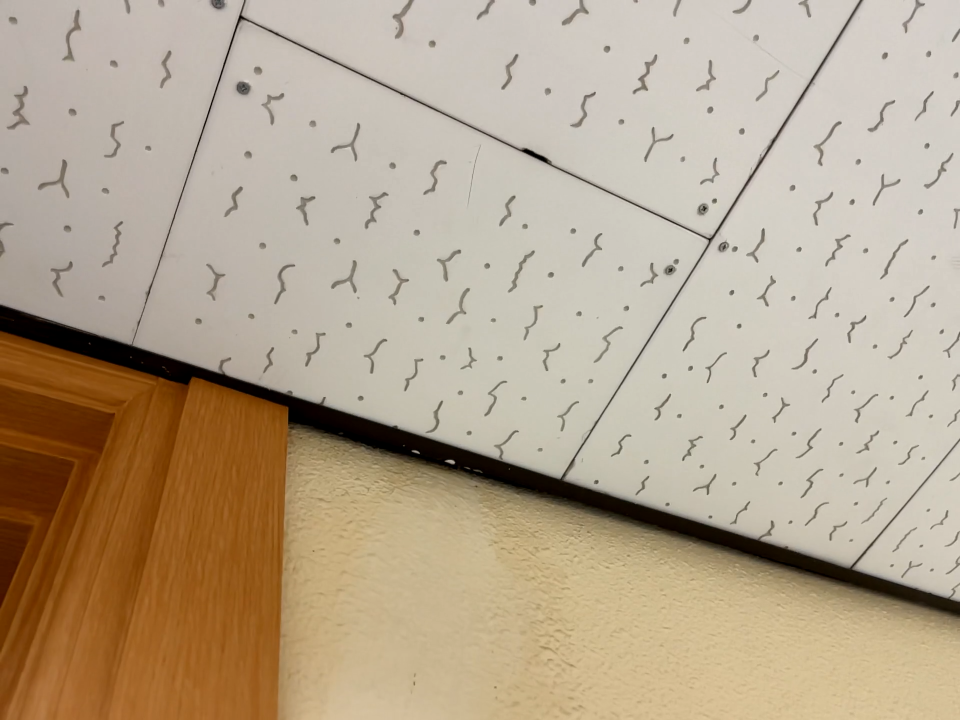
%> input picture plane_line_MH_compare/222_color.png, 1920 x 1440 px (shown at 1/2 size)
$ octave plane_Iphone.m   (GNU Octave 9; MATLAB toolbox functions it lacks are replaced by stand-ins)
%> lines starting %> are read from the running program, lines starting %| are printed output that depends on the picture
%> further down, imageCurforLine is the input picture: size 1440x1920x3 uint8; mean R, G, B 182, 165.2, 142.1
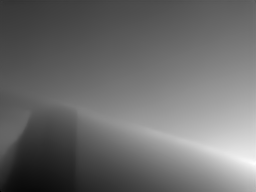
%> input picture plane_line_MH_compare/222.png, 256 x 192 px
%> further down, depthCur is the input picture: size 192x256 uint16; min 251, max 752, mean 463.9
### plane_line_MH_compare/estimateSurfaceNormalGradient_iphone.m
function [surfaceNormalVector, surfacePixelPoint] = estimateSurfaceNormalGradient_astra(depthCur, K)
%> called with K = [1504.6 0 951.3; 0 1504.6 730.4; 0 0 1]

% assign current image pyramid

cellsize = 1;
minDepth = 0.01;
maxDepth = 1.5;


%% depth image smoothing

% remove extreme depth values
rawDepthCur = depthCur;
rawDepthCur(rawDepthCur < minDepth | rawDepthCur > maxDepth) = -1000;
rawDepthCur(rawDepthCur == -1000) = 0;

% [7 lines of commented-out code are left out]
depthMapFiltered = rawDepthCur;


%% normal vectors and pixel points of each cell

% assign current camera parameters
depthMap = depthMapFiltered;
imageHeight = size(depthMap, 1);
%> imageHeight = 192
imageWidth = size(depthMap, 2);
%> imageWidth = 256


% recover 3D coordinates
vertexMap = zeros(imageHeight, imageWidth, 3);
[u, v] = meshgrid(((1:imageWidth)-1), ((1:imageHeight)-1));  % for zero-based index like librealsense
vertexMap(:,:,1) = (u-K(1,3)).*depthMap/K(1,1);
vertexMap(:,:,2) = (v-K(2,3)).*depthMap/K(2,2);
vertexMap(:,:,3) = depthMap;


% tangential vectors of each point
tangeMask = zeros(imageHeight, imageWidth, 1);
uTangeMap = zeros(imageHeight, imageWidth, 3);
vTangeMap = zeros(imageHeight, imageWidth, 3);
for v = 2:(imageHeight-1)
    for u = 2:(imageWidth-1)

        % x and y index
        uNext = u+1;
        uPrev = u-1;
        vNext = v+1;
        vPrev = v-1;

        % test surrounding depth values
        testCenter = vertexMap(v,u,3);
        testLeft = vertexMap(v,uPrev,3);
        testRight = vertexMap(v,uNext,3);
        testUp = vertexMap(vPrev,u,3);
        testDown = vertexMap(vNext,u,3);
        testValues = [testCenter; testLeft; testRight; testUp; testDown];

        validIdx = (testValues >= minDepth) & (testValues <= maxDepth);
        if (sum(validIdx) == 5)
            tangeMask(v,u) = 1;

            % tangential vectors
            uTangeMap(v,u,:) = vertexMap(v,uNext,:) - vertexMap(v,uPrev,:);
            vTangeMap(v,u,:) = vertexMap(vNext,u,:) - vertexMap(vPrev,u,:);
        end
    end
end
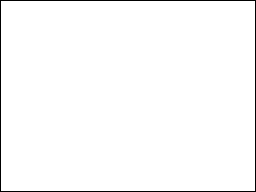
%> tangeMask: size 192x256 double; values 0 (black) and 1 (white), 98.2% white; black in thin lines or dots
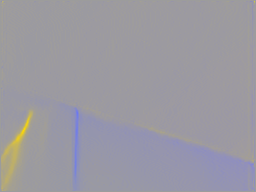
%> uTangeMap: size 192x256x3 double; mean R, G, B -0.000133, -0.000572, 0.00141; drawn with min black and max white
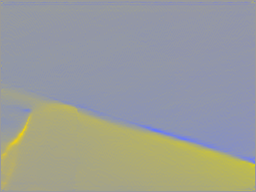
%> vTangeMap: size 192x256x3 double; mean R, G, B 0.000102, 0.000561, -0.000124; drawn with min black and max white


% integral images of tangential vectors
uTangeIntegral = zeros(size(uTangeMap));
vTangeIntegral = zeros(size(vTangeMap));
for k = 1:3
    uTangeTemp = integralImage(uTangeMap(:,:,k));
    uTangeIntegral(:,:,k) = uTangeTemp(2:end,2:end);

    vTangeTemp = integralImage(vTangeMap(:,:,k));
    vTangeIntegral(:,:,k) = vTangeTemp(2:end,2:end);
end
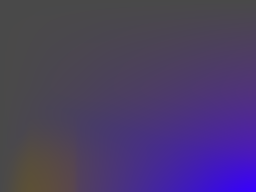
%> uTangeIntegral: size 192x256x3 double; mean R, G, B 0.7, -4.9, 11.3; drawn with min black and max white
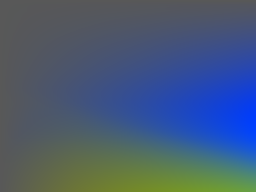
%> vTangeIntegral: size 192x256x3 double; mean R, G, B -6.5, 1.2, 11.8; drawn with min black and max white
tangeMaskIntegralTemp = integralImage(tangeMask);
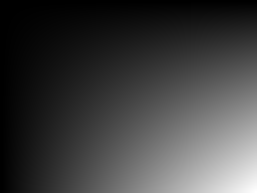
%> tangeMaskIntegralTemp: size 193x257 double; min 0, max 48260, mean 12065; drawn with min black and max white
tangeMaskIntegral = tangeMaskIntegralTemp(2:end,2:end);


% surface normal vectors with cross product
surfaceNormalVector = zeros(3, imageHeight*imageWidth);
surfacePixelPoint = zeros(2, imageHeight*imageWidth);
cellCount = 0;
for v = (cellsize+1):imageHeight
    for u = (cellsize+1):imageWidth

        if (tangeMask(v,u) == 1)

            % average tangential vectors
            numPts = tangeMaskIntegral(v,u) - tangeMaskIntegral(v-cellsize,u) - tangeMaskIntegral(v,u-cellsize) + tangeMaskIntegral(v-cellsize,u-cellsize);
            uVector = [uTangeIntegral(v,u,1) - uTangeIntegral(v-cellsize,u,1) - uTangeIntegral(v,u-cellsize,1) + uTangeIntegral(v-cellsize,u-cellsize,1);
                uTangeIntegral(v,u,2) - uTangeIntegral(v-cellsize,u,2) - uTangeIntegral(v,u-cellsize,2) + uTangeIntegral(v-cellsize,u-cellsize,2);
                uTangeIntegral(v,u,3) - uTangeIntegral(v-cellsize,u,3) - uTangeIntegral(v,u-cellsize,3) + uTangeIntegral(v-cellsize,u-cellsize,3)] ./ numPts;
            vVector = [vTangeIntegral(v,u,1) - vTangeIntegral(v-cellsize,u,1) - vTangeIntegral(v,u-cellsize,1) + vTangeIntegral(v-cellsize,u-cellsize,1);
                vTangeIntegral(v,u,2) - vTangeIntegral(v-cellsize,u,2) - vTangeIntegral(v,u-cellsize,2) + vTangeIntegral(v-cellsize,u-cellsize,2);
                vTangeIntegral(v,u,3) - vTangeIntegral(v-cellsize,u,3) - vTangeIntegral(v,u-cellsize,3) + vTangeIntegral(v-cellsize,u-cellsize,3)] ./ numPts;

            % local surface normal vector
            cellCount = cellCount + 1;

            normalVector = zeros(3,1);
            normalVector(1) = vVector(2) * uVector(3) - vVector(3) * uVector(2);
            normalVector(2) = vVector(3) * uVector(1) - vVector(1) * uVector(3);
            normalVector(3) = vVector(1) * uVector(2) - vVector(2) * uVector(1);
            surfaceNormalVector(:, cellCount) = normalVector;
            surfacePixelPoint(:, cellCount) = [u; v];
        end
    end
end
%> after the loop, cellCount = 48260; normalVector = [8.71e-06; -3.98e-06; 1.98e-06]; numPts = 1; uVector = [-0.0043; -0.00395; 0.011]; vVector = [0.00232; 0.00259; -0.005]
surfaceNormalVector(:, (cellCount+1):end) = [];
surfacePixelPoint(:, (cellCount+1):end) = [];


% normalize surface normal vectors
numNormalVector = size(surfaceNormalVector, 2);
%> numNormalVector = 48260
for k = 1:numNormalVector
    surfaceNormalVector(:,k) = surfaceNormalVector(:,k) / norm(surfaceNormalVector(:,k));
end


end


% [46 lines of commented-out code are left out]

### plane_line_MH_compare/SeekMMF.m
function [MF_can, MF, FindMF] = SeekMMF(normVectors,numTrial,ConvergeAngle,ConeAngle,c,minNumSample)
%> called with numTrial = 10, ConvergeAngle = 0.175, ConeAngle = 0.785, c = 20, minNumSample = 100
% This function aims intitializing the MWO by seeking a dominat MF given a
% colleciton of surface normals via Meanshift on S2.
% output:
% MF: The non-redundant Manhattan Frame (MF) Rotation matrices.
% MF_can: MF Rotation matrices in canonical form.

MF = {};
numMF = 0;
numVectors = size(normVectors,2);
%> numVectors = 48260
numFound = 0;
directionFound = [];
for j = 1:numTrial
    ValidMF = 0;

    % get random initial MF
    R = GetRandomRotation();

    R_update = eye(3);
    M = zeros(3,3);
    iter = 1;
%     breakF = 0;
    while acos((trace(R'*R_update) - 1)/2) > ConvergeAngle || iter == 1
        if iter ~= 1
            R = R_update;
        end
        % TODO: More smart operation should be done here. If there are only
        % two planes are observed, the other dominant direction can be
        % recovered by doing a cross product of the oether two.
        for a = 1:3
            Ra = [R(:,mod(a+3,3)+1),R(:,mod(a+4,3)+1),R(:,mod(a+5,3)+1)]';
            F = [];

            % Let's make it fast!
            nVps = Ra*normVectors;
            eta = sqrt(nVps(1,:).*nVps(1,:) + nVps(2,:).*nVps(2,:));
            index = find(eta < sin(ConeAngle));
            nVps_inlier = nVps(:,index);
            tan_alfa = eta(index)./abs(nVps(3,index));
            alfa = asin(eta(index));
            f = [alfa./tan_alfa.*nVps_inlier(1,:)./nVps_inlier(3,:);
                 alfa./tan_alfa.*nVps_inlier(2,:)./nVps_inlier(3,:)];

            select = ~isnan(f);
            select2 = select(1,:).*select(2,:);
            select3 = find(select2 == 1);
            F = f(:,select3);

            if numel(F) < minNumSample
                % breakF = 1;
                % break;
                % Here we do not straightforwardly break, if two of the
                % three direction can find the mean shift, the VO can
                % still be initialized
                if a == 2 && numFound == 0
                    break;
                end
                continue;
            end

            % compute mean shift
            ma = MeanShift(F,c);

            % compute the Ma
            alfa = norm(ma);
            ma_p = tan(alfa)/alfa*ma;
            M(:,a) = Ra' * [ma_p;1];
            M(:,a) = M(:,a) / norm(M(:,a));
            numFound = numFound + 1;
            directionFound = [directionFound a];
        end

        if numFound < 2
            numFound = 0;
            continue;
        end

        % if only find two dominant direction
        if numFound == 2
            v1 = M(:,directionFound(1));
            v2 = M(:,directionFound(2));
            v3 = cross(v1,v2);
            M(:,6-(directionFound(1)+directionFound(2))) = v3;
        end

        % force the mutual orthogonality
        [U,D,V] = svd(M);
        R_update = U*V';
        ValidMF = 1;
        iter = iter + 1;
        directionFound = [];
        numFound = 0;
    end

    if ValidMF == 1
        MF = [MF,{R_update}];
        numMF = numMF + 1;
        MF = MF(~cellfun('isempty',MF));
        ValidMF = 0;
    end
end

% check whether we find at least one MF
if numel(MF) == 0
    MF_can = [];
    MF = [];
    FindMF = 0;
    return;
end

% find the unique canonical form
MF_can = RemoveRedundancyMF2(MF);
FindMF = 1;
end

function R = GetRandomRotation()
    q = rand(1,4);
%> the run ends on the next line
    R = quat2dcm( q./norm(q) );
end

% remove the redundancy of the MF by a unique canonical form
% [90 lines left out: function RemoveRedundancyMF2, not called in this run]

### plane_line_MH_compare/plane_Iphone.m
clc;
clear all;
close all;

addpath('./..');

fx = 1504.551;
fy = 1504.551;
cx = 951.34;
cy = 730.3591;


colors = ['r', 'g', 'b', 'c', 'm', 'y', 'k'];
cam = [fx,  0, cx; 0, fy, cy; 0,  0,  1];
imageCurforLine=imread("222_color.png");
depthCur=imread("222.png");
imageCur = imresize(imageCurforLine, [size(depthCur)]);
depthCur = double(depthCur)/1000;
% plane and surface normal vector
[sNV, sPP] = estimateSurfaceNormalGradient_iphone(depthCur, cam);
%plot_plane_image(pNV, sNV, sPP, imageCur, optsLPIC);
% refine plane normal vector
%[pNV, isTracked] = trackPlane(pNV, sNV, optsLPIC);
numTrial = 10;
ConvergeAngle = 10/180*pi;
ConeAngle = 45/180*pi;
c = 20;
minNumSample = 100;% optimal;
[MF_can, MF, FindMF] = SeekMMF(sNV,numTrial,ConvergeAngle,ConeAngle,c,minNumSample);
